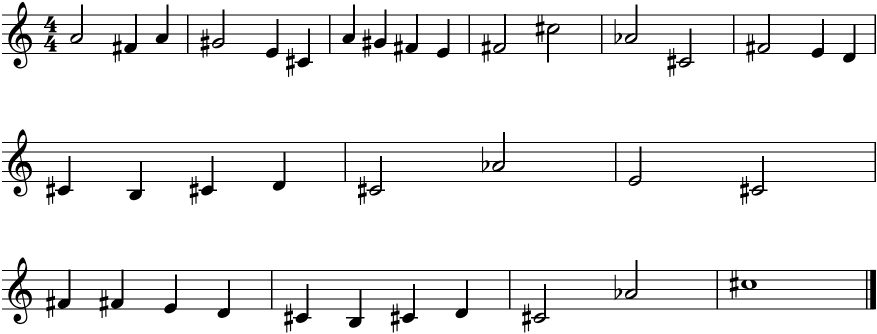
#> input picture images/Notes/Polye.png, 1754 x 668 px, found by its file name (shown at 1/2 size)
$ jupyter execute --allow-errors Polye.ipynb
#> lines starting #> are read from the running program, lines starting #| are printed output that depends on the picture
[cell 1]
import cv2 as cv
import numpy as np
from matplotlib import pyplot as plt
import pydub
import sounddevice as sd
from matplotlib import pyplot as plt
from scipy.io.wavfile import read, write

[cell 2]
img = cv.imread("Polye.png", cv.IMREAD_GRAYSCALE)
#> img is the input picture: shape (668, 1754); min 0, max 255, mean 235.6

[cell 3]
def detectLines(img):
    dst = cv.Canny(img, 50, 200, None, 3)
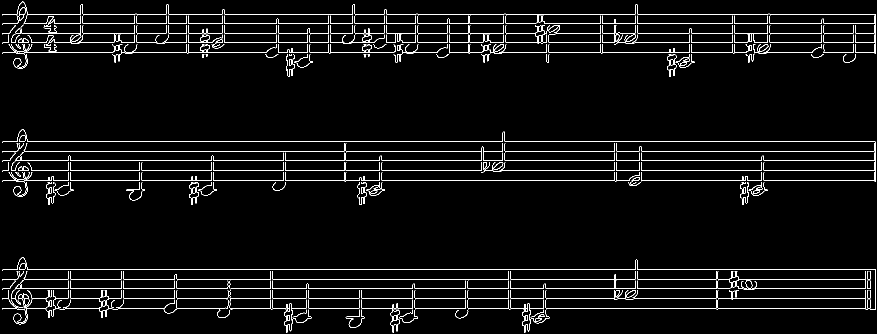
#> dst: shape (668, 1754) (shown at 1/2 size); 3.5% white in thin lines or dots

    cdst = cv.cvtColor(dst, cv.COLOR_GRAY2BGR)
#> cdst: shape (668, 1754, 3); 3.5% white in thin lines or dots

    linesP = cv.HoughLinesP(dst, 1, np.pi / 180, 50, None, 50, 10)
#> linesP = 77 rows, first 6: [5, 539, 1751, 539], [239, 616, 329, 616], [48, 47, 1071, 47], [51, 361, 1751, 361], [32, 577, 1459, 577], [32, 321, 1751, 321]

    lines_x = []
    lines_y = []

    for i in range(0, len(linesP)):
        l = linesP[i][0]

        if (abs(l[0] - l[2]) <= 1):
            continue

        if (lines_x == [] or lines_y == []):
            lines_x.append(l[0])
            lines_y.append(l[1])

        if (abs(lines_y[-1] - l[1]) < 1):
            continue
        else:
            lines_x.append(l[0])
            lines_y.append(l[1])
#> this loop made 77 passes
#> l on passes 1 to 12: [5, 539, 1751, 539], [239, 616, 329, 616], [48, 47, 1071, 47], [51, 361, 1751, 361], [32, 577, 1459, 577], [32, 321, 1751, 321], [5, 341, 985, 341], [1476, 558, 1751, 558], [5, 28, 1750, 28], [5, 283, 1750, 283], [5, 66, 1071, 66], [48, 302, 1751, 302]
#> after the loop, lines_x = 34 values, max 1620 at index 33, min 5 at index 0, mean 614.4; lines_y = 34 values, max 616 at index 1, min 28 at index 8, mean 311.5

    lines_x = np.asarray(lines_x)
    lines_y = np.asarray(lines_y)

    index = np.argsort(lines_y)
#> index = 34 values, max 33 at index 29, min 0 at index 22, mean 16.5
    lines_x = lines_x[index]
#> lines_x = 34 values, max 1620 at index 29, min 5 at index 0, mean 614.4
    lines_y = lines_y[index]
#> lines_y = 34 values from 28 to 616

    diff = np.diff(lines_y)
#> diff = 33 values, max 162 at index 14, min 0 at index 2, mean 17.82
    indices_toKeep = [0]
    for i in range(diff.shape[-1]):
        if (diff[i] > 5):
            indices_toKeep.append(i+1)
#> after the loop, indices_toKeep = [0, 1, 2, 5, 11, 14, 15, 16, 17, 18, 20, 21, 22, 23, 25, 27, 31]

    lines_x = lines_x[indices_toKeep]
#> lines_x = 17 values, max 1484 at index 11, min 5 at index 0, mean 363.2
    lines_y = lines_y[indices_toKeep]
#> lines_y = 17 values from 28 to 616
    lines_y[4] -= 1
    lines_y = np.delete(lines_y, [5, 11])
#> lines_y = [28, 47, 66, 84, 104, 283, 302, 321, 341, 361, 539, 558, 577, 596, 616]

    for i in range(lines_y.shape[-1]):
        cv.line(cdst, (0, lines_y[i]), (1740, lines_y[i]), (0,0,255), 3, cv.LINE_AA)
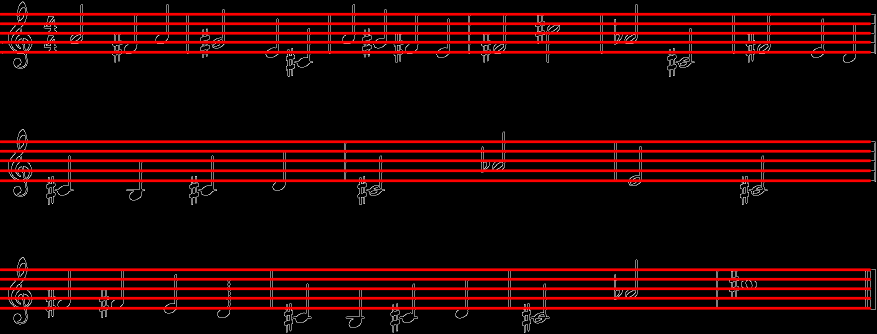
#> cdst: shape (668, 1754, 3) (shown at 1/2 size); mean B, G, R 3.1, 3.1, 34

    return lines_x, lines_y, cdst

[cell 4]
lines_x, lines_y, cdst = detectLines(img)

_ = plt.imshow(cdst[:,:,(2,1,0)])
_ = plt.xticks([])
_ = plt.yticks([])
_ = plt.box(0)

#> (a cell that did not finish here is left out)

[cell 6]
template1 = cv.imread("quarter.PNG", cv.IMREAD_GRAYSCALE)
template2 = cv.imread("half.PNG", cv.IMREAD_GRAYSCALE)
template3 = cv.imread("whole.PNG", cv.IMREAD_GRAYSCALE)
template4 = cv.imread("half2.PNG", cv.IMREAD_GRAYSCALE)
template5 = cv.imread("sharp.PNG", cv.IMREAD_GRAYSCALE)
template6 = cv.imread("flat.PNG", cv.IMREAD_GRAYSCALE)

thresholdQ = 0.77
thresholdH = 0.75
thresholdW = 0.5
thresholdS = 0.7
thresholdF = 0.7

#> (the rest of this cell did not finish here and is left out)

[cell 7]
# [149 lines left out: function compile_music, not called in this run]

#> (a cell that did not finish here is left out)

[cell 9]
def getDurations(tempo, fs):
    whole_note = 4*60*fs/tempo
    durs = np.array([[whole_note/(2**i),dotted(whole_note/(2**i))] for i in range(6)])

    return durs.flatten()

def dotted(dur):
    return dur*1.5

# [30 lines left out: functions sin_wave, play_note, put_note, get_music, not called in this run]

[cell 10]
notes_base = 2**(np.arange(12)/12)*27.5 # A0; A4= 440 Hz
tempo = 120
ring = 3 # how long the sine wave rings. lower value = more ringing/sustain
fs = 44100
notes_duration = getDurations(tempo,fs)

$ run again, with images/Notes/AveMaria.png copied over images/Notes/Polye.png
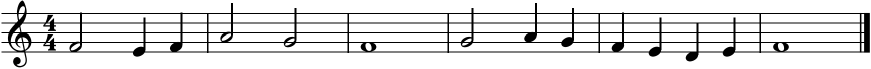
#> input picture images/Notes/AveMaria.png, 1742 x 138 px, found by its file name (shown at 1/2 size)
#> img is the input picture: shape (138, 1742); min 0, max 255, mean 224.6
#> in detectLines, `dst = cv.Canny(img, 50, 200, None, 3)`:
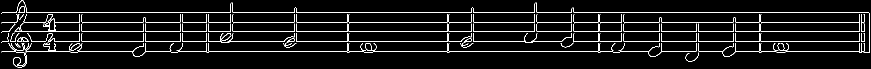
#> dst: shape (138, 1742) (shown at 1/2 size); 5.2% white in thin lines or dots
#> cdst: shape (138, 1742, 3); 5.2% white in thin lines or dots
#> linesP = 54 rows, first 6: [47, 44, 1739, 44], [748, 102, 1224, 102], [4, 25, 1737, 25], [31, 63, 1739, 63], [4, 83, 442, 83], [1658, 102, 1714, 102]
#> the loop in detectLines, `for i in range(0, len(linesP)):` made 54 passes
#> after the loop in detectLines, `for i in range(0, len(linesP)):`: lines_x = [47, 748, 4, 31, 4, 1658, 502, 438, 1447, 627, 1149, 539, 1516, 1384]; lines_y = [44, 102, 25, 63, 83, 102, 83, 102, 83, 102, 83, 102, 83, 102]
#> index = [2, 0, 3, 4, 6, 8, 10, 12, 1, 5, 7, 9, 11, 13]
#> in detectLines, `lines_x = lines_x[index]`: lines_x = [4, 47, 31, 4, 502, 1447, 1149, 1516, 748, 1658, 438, 627, 539, 1384]
#> in detectLines, `lines_y = lines_y[index]`: lines_y = [25, 44, 63, 83, 83, 83, 83, 83, 102, 102, 102, 102, 102, 102]
#> diff = [19, 19, 20, 0, 0, 0, 0, 19, 0, 0, 0, 0, 0]
#> after the loop in detectLines, `for i in range(diff.shape[-1]):`: indices_toKeep = [0, 1, 2, 3, 8]
#> in detectLines, `lines_x = lines_x[indices_toKeep]`: lines_x = [4, 47, 31, 4, 748]
#> in detectLines, `lines_y = lines_y[indices_toKeep]`: lines_y = [25, 44, 63, 83, 102]

$ run again, with images/Notes/Maryam.png copied over images/Notes/Polye.png
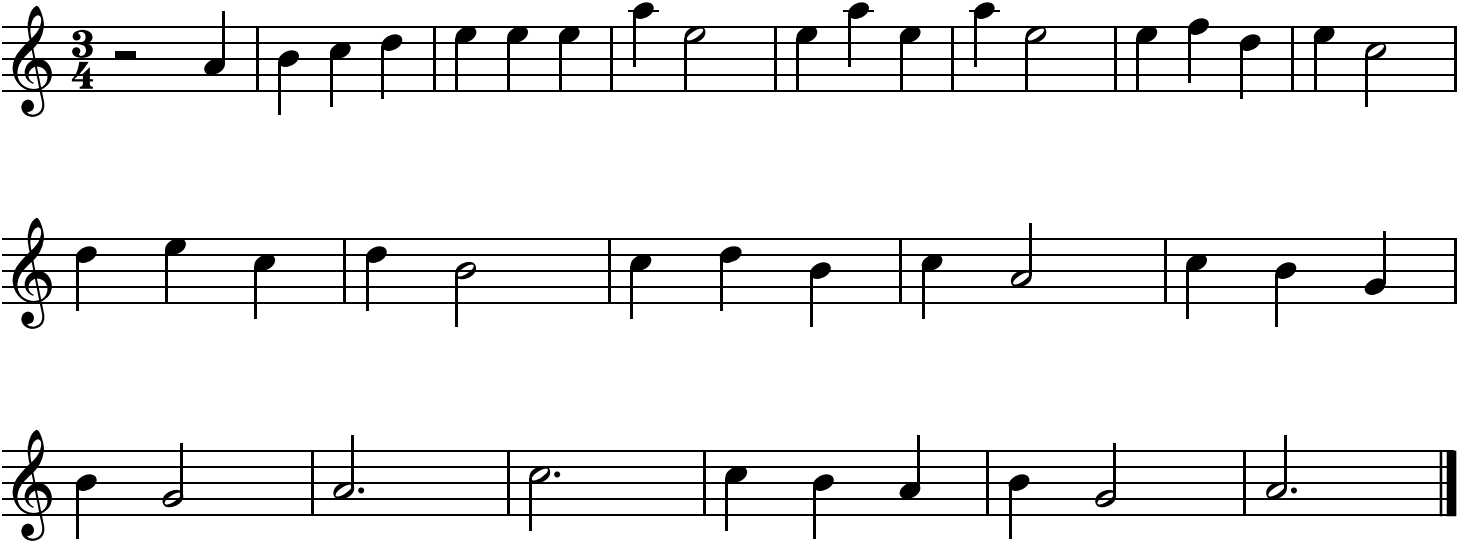
#> input picture images/Notes/Maryam.png, 1458 x 542 px, found by its file name
#> img is the input picture: shape (542, 1458); min 0, max 255, mean 233.7
#> in detectLines, `dst = cv.Canny(img, 50, 200, None, 3)`:
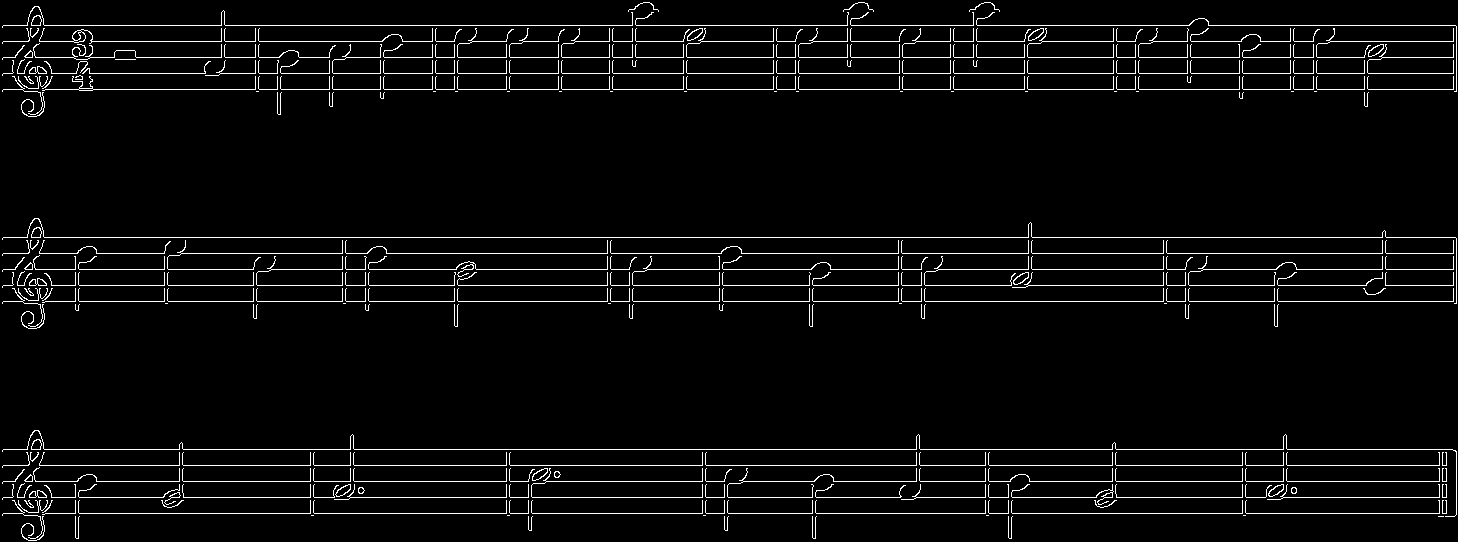
#> dst: shape (542, 1458); 3.9% white in thin lines or dots
#> linesP = 76 rows, first 6: [1028, 285, 1366, 285], [3, 237, 1455, 237], [3, 449, 1452, 449], [93, 89, 1456, 89], [3, 497, 334, 497], [45, 301, 1456, 301]
#> the loop in detectLines, `for i in range(0, len(linesP)):` made 76 passes
#> after the loop in detectLines, `for i in range(0, len(linesP)):`: lines_x = 54 values, max 1388 at index 39, min 3 at index 1, mean 520.5; lines_y = 54 values, max 513 at index 6, min 25 at index 8, mean 272.8
#> index = 54 values, max 53 at index 2, min 0 at index 36, mean 26.5
#> in detectLines, `lines_x = lines_x[index]`: lines_x = 54 values, max 1388 at index 7, min 3 at index 0, mean 520.5
#> in detectLines, `lines_y = lines_y[index]`: lines_y = 54 values from 25 to 513
#> diff = 53 values, max 148 at index 13, min 0 at index 0, mean 9.21
#> after the loop in detectLines, `for i in range(diff.shape[-1]):`: indices_toKeep = [0, 2, 7, 11, 13, 14, 15, 22, 30, 38, 39, 40, 41, 48, 53]
#> in detectLines, `lines_x = lines_x[indices_toKeep]`: lines_x = [3, 1342, 1388, 220, 93, 3, 29, 456, 921, 45, 3, 3, 15, 1096, 45]
#> in detectLines, `lines_y = lines_y[indices_toKeep]`: lines_y = [25, 41, 57, 73, 89, 237, 249, 268, 284, 301, 449, 465, 480, 496, 513]
#> in detectLines, `lines_y = np.delete(lines_y, [5, 11])`: lines_y = [25, 41, 57, 73, 88, 249, 268, 284, 301, 449, 480, 496, 513]
#> after the loop in detectLines, `for i in range(lines_y.shape[-1]):`:
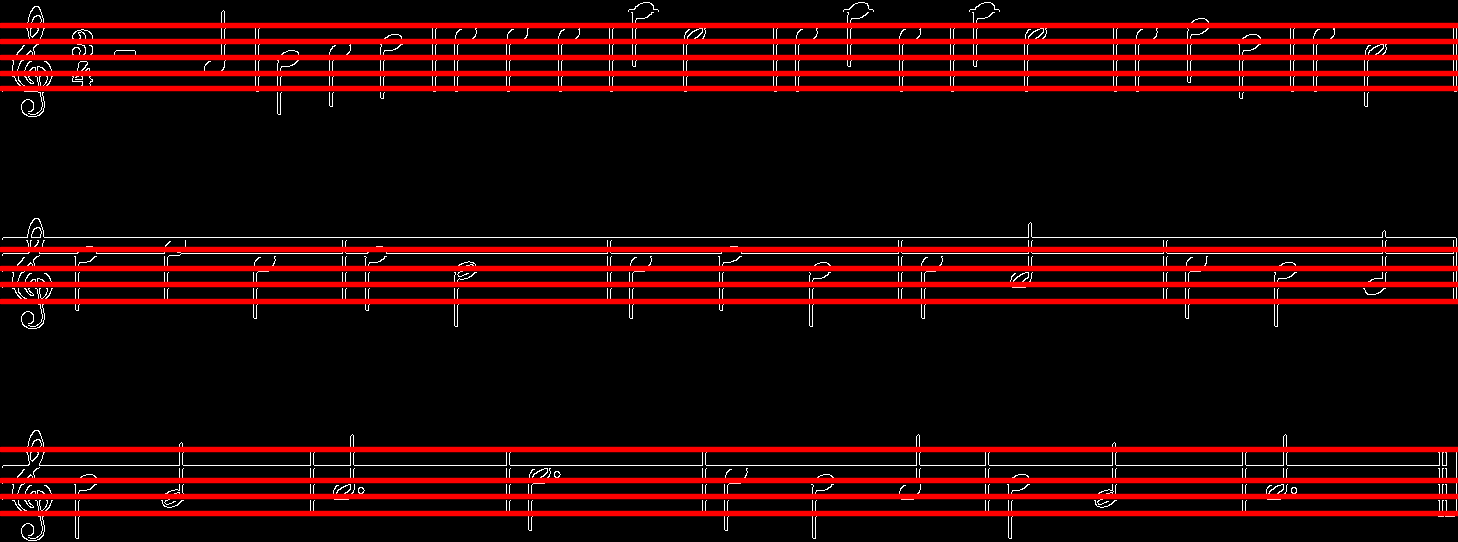
#> cdst: shape (542, 1458, 3); mean B, G, R 4, 4, 37.3

$ run again, with images/Notes/Twinkle.png copied over images/Notes/Polye.png
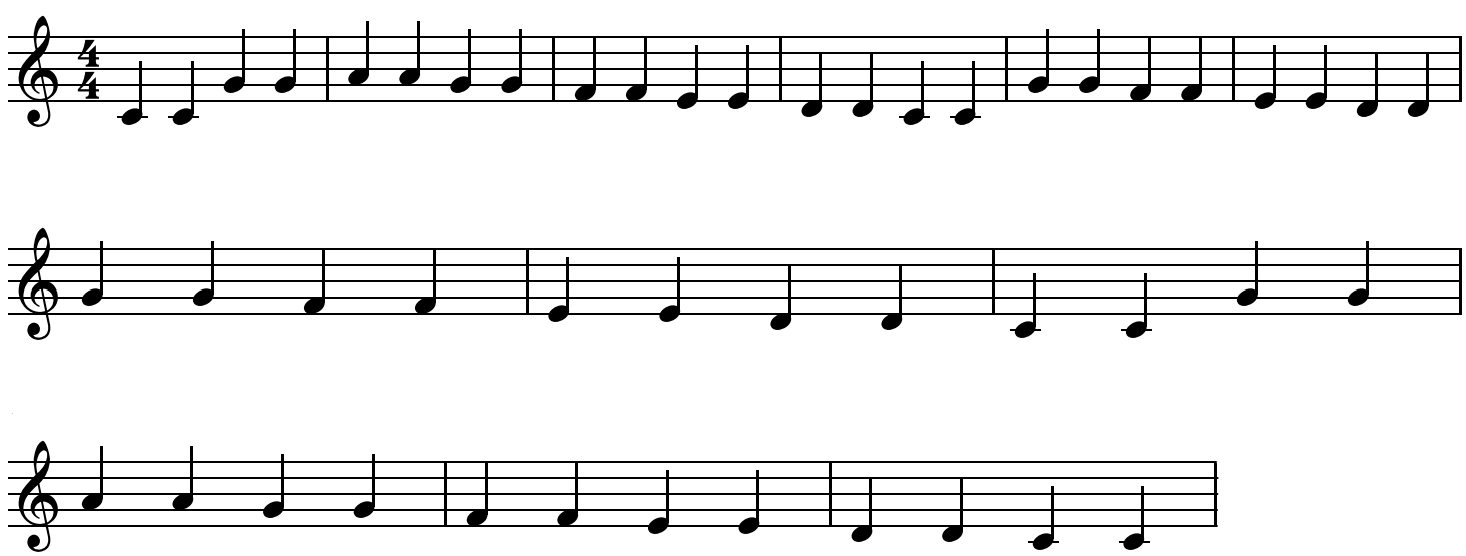
#> input picture images/Notes/Twinkle.png, 1466 x 556 px, found by its file name
#> in detectLines, `dst = cv.Canny(img, 50, 200, None, 3)`:
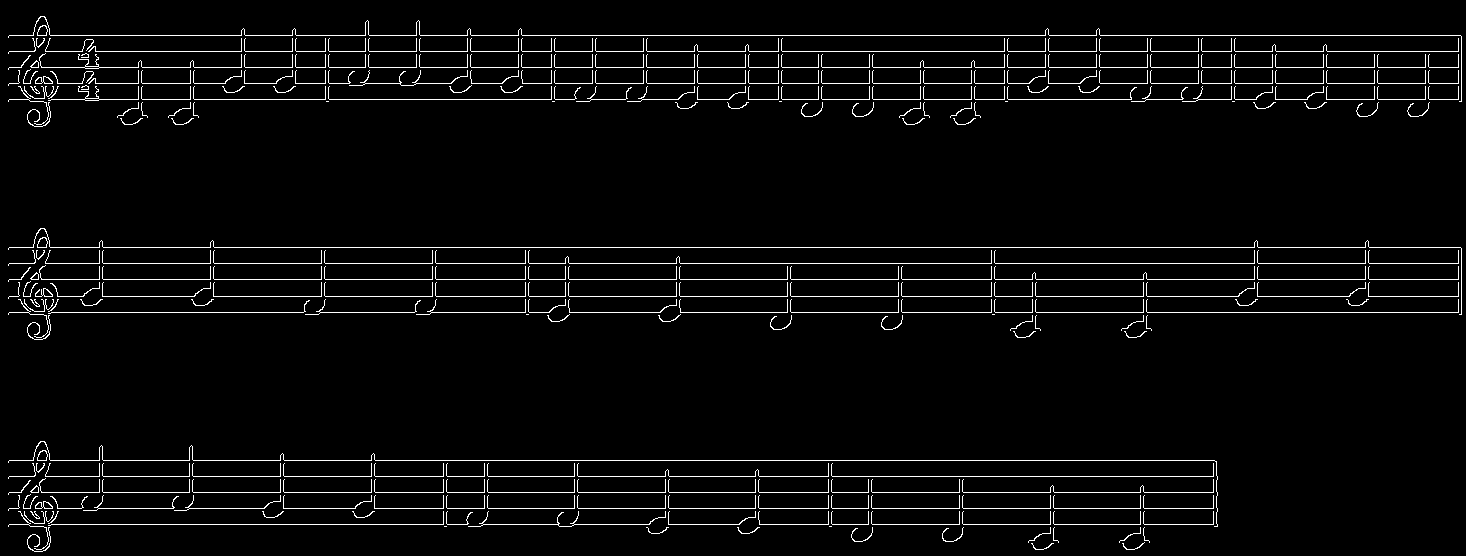
#> dst: shape (556, 1466); 3.6% white in thin lines or dots
#> linesP = 41 rows, first 6: [9, 247, 1460, 247], [1257, 296, 1349, 296], [9, 263, 1461, 263], [9, 51, 1461, 51], [1326, 99, 1461, 99], [9, 83, 225, 83]
#> the loop in detectLines, `for i in range(0, len(linesP)):` made 41 passes
#> after the loop in detectLines, `for i in range(0, len(linesP)):`: lines_x = 30 values, max 1326 at index 4, min 9 at index 0, mean 379.1; lines_y = 30 values, max 524 at index 12, min 35 at index 7, mean 279.2
#> index = 30 values, max 29 at index 29, min 0 at index 11, mean 14.5
#> in detectLines, `lines_x = lines_x[index]`: lines_x = 30 values, max 1326 at index 7, min 9 at index 0, mean 379.1
#> in detectLines, `lines_y = lines_y[index]`: lines_y = 30 values from 35 to 524
#> diff = 29 values, max 148 at index 10, min 0 at index 3, mean 16.86
#> after the loop in detectLines, `for i in range(diff.shape[-1]):`: indices_toKeep = [0, 1, 2, 3, 5, 11, 12, 13, 14, 17, 21, 22, 23, 24, 26]
#> in detectLines, `lines_x = lines_x[indices_toKeep]`: lines_x = [9, 9, 99, 9, 1131, 9, 9, 9, 1257, 489, 9, 9, 9, 173, 192]
#> in detectLines, `lines_y = lines_y[indices_toKeep]`: lines_y = [35, 51, 67, 83, 98, 247, 263, 279, 296, 312, 460, 476, 492, 507, 524]
#> in detectLines, `lines_y = np.delete(lines_y, [5, 11])`: lines_y = [35, 51, 67, 83, 97, 263, 279, 296, 312, 460, 492, 507, 524]
#> after the loop in detectLines, `for i in range(lines_y.shape[-1]):`:
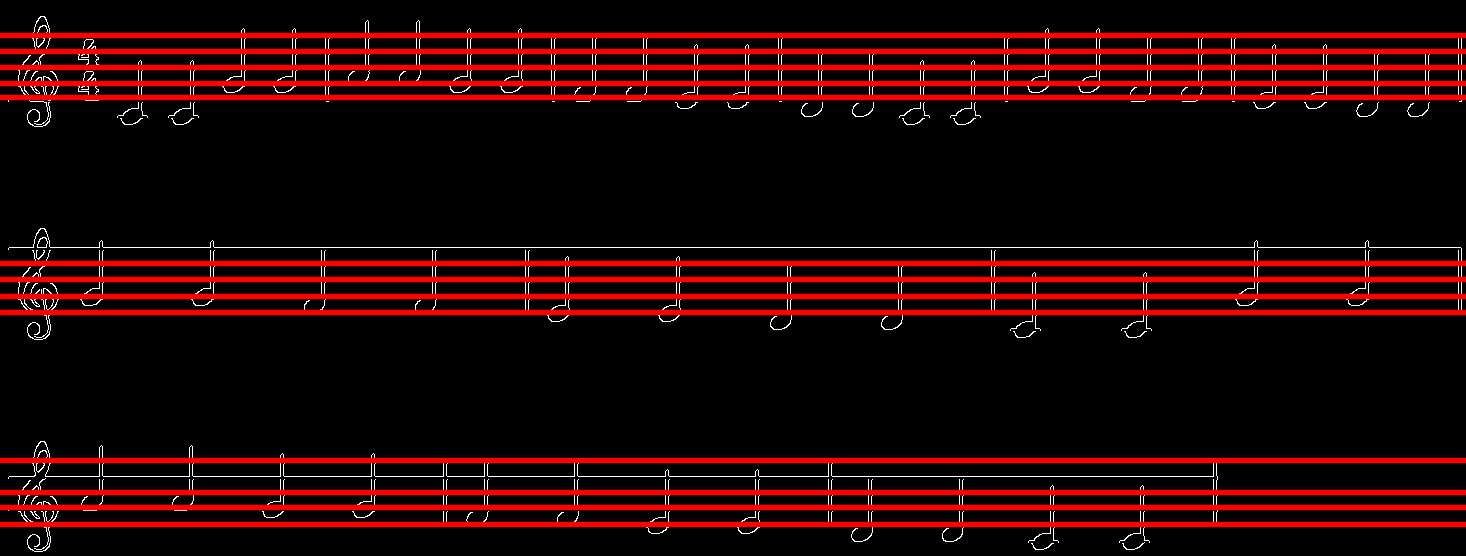
#> cdst: shape (556, 1466, 3); mean B, G, R 3.4, 3.4, 35.8
